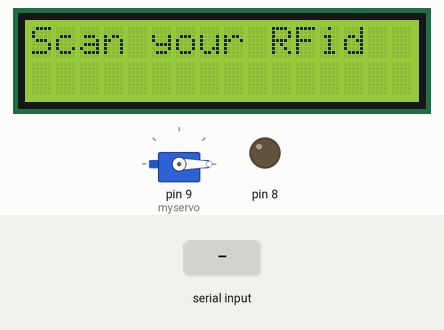
A sketch run on a simulated Arduino Uno, built with avr-gcc and run on an emulated ATmega328P. Parts: servo, 16×2 character LCD, output pins drawn as LEDs (lit = HIGH). Inputs (shaded band) come from the test bench. What the sketch prints to the serial monitor is not drawn.

Above: at 1.2 s.
1.3 s: "k" received over Serial
At 2.8 s:
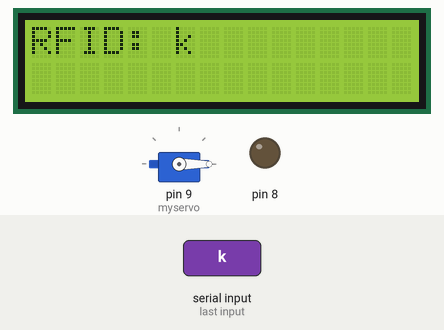
3.8 s: "1" received over Serial
At 5.9 s:
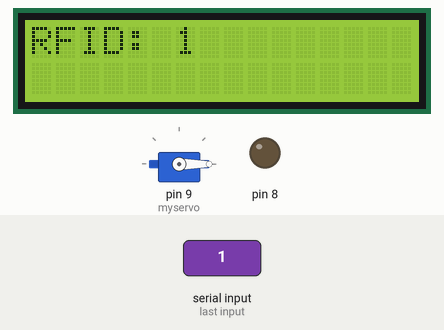
Timing chart, 0 to 7.4 s (numbered marks = the images above; inputs shaded):
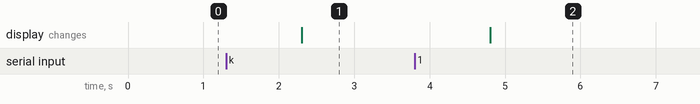

The sketch:

main.ino
```cpp
#include <EtherCard.h>
#include <Servo.h>
#include <LiquidCrystal.h>

LiquidCrystal lcd(6, 7, 5, 4, 3, 2);

char c;
String RFid;
int count = 0;
Servo myservo;

static byte mymac[] = { 0x74, 0x69, 0x69, 0x2D, 0x30, 0x31 };

static byte myip[] = { 169,254,88,42 };

static byte gwip[] = {169,254,88,41 };

static byte hisip[] = { 169,254,88,41 };

const char website[] PROGMEM = "169.254.88.41";

byte Ethernet::buffer[700];


static void my_result_cb (byte status, word off, word len) {
  String res = (const char*) Ethernet::buffer + off;
  Serial.println(res);
  if(res.charAt(res.length() - 1) == 'k')
  {
    lcd.setCursor(0, 1);
    Serial.println("Valid TAG, Access Allowed!");
    lcd.print("Time: ");
    for (int i = 0; i < 5; i++)
      lcd.print(res.charAt(res.length() - 7 + i));
    digitalWrite(8, HIGH);
    myservo.write(180);
    delay(3000);
    myservo.write(0);
    digitalWrite(8, LOW);
  }
  else
  {
    lcd.setCursor(0, 1);
    lcd.print("Access Denied");
    Serial.println("Invalid TAG, Access Denied");
    delay(3000);
    myservo.write(0);
  }
}


void setup() {
  Serial.begin(9600);
  myservo.attach(9);
  myservo.write(0);
  pinMode(8, OUTPUT);
  Serial.println("Scan your RFid TAG");
  lcd.begin(16, 2);
  lcd.print("Scan your RFid");
  ether.begin(sizeof Ethernet::buffer, mymac, SS);
  ether.staticSetup(myip, gwip);
  ether.copyIp(ether.hisip, hisip);

  while (ether.clientWaitingGw())
    ether.packetLoop(ether.packetReceive());
}

void loop () {
  ether.packetLoop(ether.packetReceive());

  handleInput();
}

void handleInput(){
  if(Serial.available() > 0)
  {
    auto current = millis();
    digitalWrite(8, LOW);
    RFid = Serial.readString();
    lcd.clear();
    lcd.setCursor(0, 0);
    lcd.println("RFID: " + RFid);

    char buffer[100];
    sprintf(buffer, "%s&delay=%d", RFid.c_str(), millis() - current);
    ether.browseUrl(PSTR("/enter_door?rfid="), buffer, website, my_result_cb);
  }
}
```

Measured:
- after the input at 1.3 s, the display: changes after 1.0 s (image 1)
- after the input at 3.8 s, the display: changes after 1.0 s (image 2)
